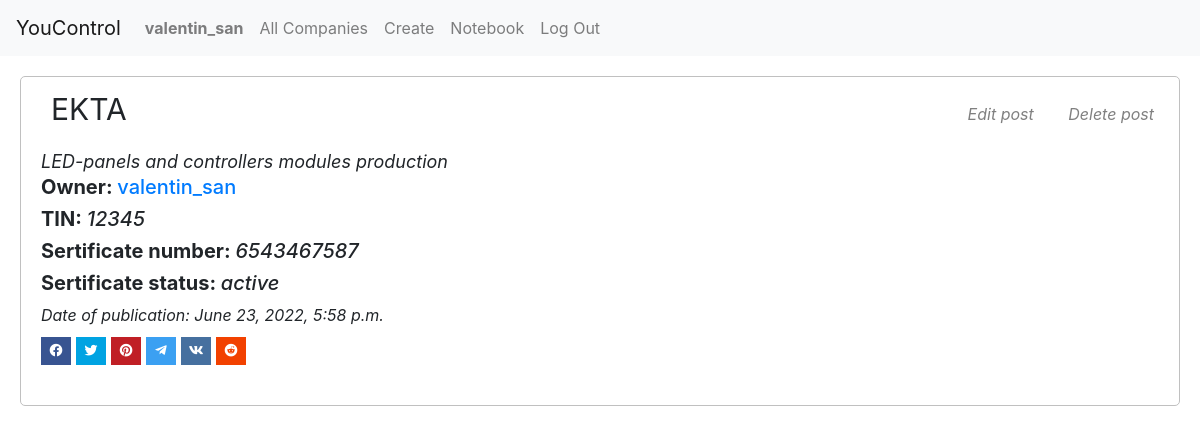
Screenshot of / (signed in) with the database file from the repository.
### YouControl/models.py (models this page shows, shortened)
class User(AbstractUser):
    fullname = models.CharField(max_length=128)
    tel_number = PhoneNumberField(unique = True, null = False, blank = False)
    def __str__(self):
        return f"{self.username}"

class Post(models.Model):
    post_author = models.ForeignKey(User, on_delete=models.CASCADE,
        related_name="creator")
    post_name = models.CharField(max_length=128)
    description = models.TextField()
    tin = models.IntegerField()
    sert_num = models.IntegerField()
    sert_status = models.CharField(max_length=16, default="active")
    post_date = models.DateTimeField(auto_now=True)
    likes = models.IntegerField(default=0)

### YouControl/views.py (the view)
# urls.py: path("", views.index, name="index"),
def index(request):
    posts = Post.objects.order_by("-post_date").all()
    paginator = Paginator(posts, 10) # Show 10 contacts per page.
    page_number = request.GET.get('page')
    page_obj = paginator.get_page(page_number)
    return render(request, "YouControl/index.html", {
        "posts": posts,
        "page_obj": page_obj
    })

### YouControl/templates/YouControl/index.html (shortened to what this page needs)
{% extends "YouControl/layout.html" %}
{% block body %}
    {% for post in page_obj %}
        <div id="post-{{ post.id }}" class="block">
            <div class="post-top">
                <div class="company-name" id="name-{{ post.id }}">
                    <p>{{post.post_name}}</p>
                </div>
                {% if post.post_author == user %}
                <div class="edit-page" id="edit-page-{{ post.id }}">
                    <button class="edit-btn btn" data-post="{{ post.id }}"><i>Edit post</i></button>
                    <button class="delete-btn btn" data-post="{{ post.id }}"><i>Delete post</i></button>
                </div>
                {% endif %}
            </div>
            <div class="post-bottom">
                <div class="content" id="description-{{ post.id }}">
                    <i>{{post.description}}</i>
                </div>
                {% if user.is_authenticated %}
                    <div class="content">
                        <h5><strong>Owner: </strong><a href="{% url 'profile' post.post_author.id %}">{{ post.post_author }}</a></h5>
                    </div>
                {% else %}
                    <div class="content">
                        <h5><strong>Owner: </strong>{{ post.post_author }}</h5>
                    </div>
                {% endif %}
                <div class="content">
                    <h5 id="tin-{{ post.id }}"><strong>TIN: </strong><i>{{post.tin}}</i></h5>
                </div>
                <div class="content">
                    <h5 id="sert_num-{{ post.id }}"><strong>Sertificate number: </strong><i>{{post.sert_num}}</i></h5>
                </div>
                <div class="content">
                    <h5 id="sert_status-{{ post.id }}"><strong>Sertificate status: </strong><i>{{post.sert_status}}</i></h5>
                </div>
                <div class="datetime">
                    <i>Date of publication: {{ post.post_date }}</i>
                </div>
                <b:if>
                    <div class='post-share'>
                        <ul class='share-links social social-color'>
                                <li class='facebook'><a class='facebook' data-height='650' data-width='550' expr:href='&quot;https://www.facebook.com/sharer.php?u=&quot; + data:post.url' onclick='window.open(this.href,&quot;popupwindow&quot;,&quot;status=0,height=500,width=500,resizable=0,top=50,left=100&quot;);return false;' rel='nofollow' target='_blank'><span/></a></li>
                                <li class='twitter'><a class='twitter' data-height='460' data-width='550' expr:href='&quot;https://twitter.com/share?url=&quot; + data:post.url + &quot;&amp;text=&quot; + data:post.title' onclick='window.open(this.href,&quot;popupwindow&quot;,&quot;status=0,height=500,width=500,resizable=0,top=50,left=100&quot;);return false;' rel='nofollow' target='_blank'><span/></a></li>
                                <li class='pinterest'><a class='pinterest' data-height='750' data-width='735' expr:href='&quot;https://www.pinterest.com/pin/create/button/?url=&quot; + data:post.url + &quot;&amp;media=&quot; + data:post.featuredImage + &quot;&amp;description=&quot; + data:post.title' onclick='window.open(this.href,&quot;popupwindow&quot;,&quot;status=0,height=500,width=500,resizable=0,top=50,left=100&quot;);return false;' rel='nofollow' target='_blank'><span/></a></li>
                                <li class='telegram'><a class='telegram' data-height='650' data-width='1000' expr:href='&quot;https://telegram.me/share/url?url=&quot; + data:blog.url' onclick='window.open(this.href,&quot;popupwindow&quot;,&quot;status=0,height=500,width=500,resizable=0,top=50,left=100&quot;);return false;' rel='nofollow' target='_blank' title='telegram'><span/></a></li>
                                <li class='vk'><a class='vk' data-height='650' data-width='650' expr:href='&quot;https://vk.com/share.php?mini=true&amp;amp;url=&quot; + data:post.url + &quot;&amp;amp;title=&quot; + data:post.title + &quot;&amp;amp;summary=&quot; + data:post.snippets' onclick='window.open(this.href, &apos;windowName&apos;, &apos;width=550, height=600, left=24, top=24, scrollbars, resizable&apos;); return false;' rel='nofollow' target='_blank' title='Vkontakte'><span/></a></li>
                                <li class='reddit'><a class='twitter' data-height='460' data-width='550' expr:href='&quot;https://www.reddit.com/submit?url=&quot; + data:post.url + &quot;&amp;resubmit=true&amp;title=&quot; + data:post.title + &quot;&quot;' onclick='window.open(this.href,&quot;popupwindow&quot;,&quot;status=0,height=500,width=500,resizable=0,top=50,left=100&quot;);return false;' rel='nofollow' target='_blank'><span/></a></li>
                        </ul>
                    </div>
                </b:if>
            </div>
        </div>
    {% endfor %}
    <div class="pagination">
        <nav aria-label="Page navigation example">
        </nav>
    </div>
{% endblock %}

### YouControl/templates/YouControl/layout.html (shortened to what this page needs)
{% load static %}
<!DOCTYPE html>
<html lang="en">
    <head>
        <link rel="stylesheet" href="https://stackpath.bootstrapcdn.com/bootstrap/4.4.1/css/bootstrap.min.css">
        <link rel="stylesheet" href="https://cdnjs.cloudflare.com/ajax/libs/font-awesome/4.7.0/css/font-awesome.min.css">
        <link href='https://use.fontawesome.com/releases/v5.8.2/css/all.css' rel='stylesheet'/>
        <link href="{% static 'YouControl/styles.css' %}" rel="stylesheet">
    </head>
    <body>
        <nav class="navbar navbar-expand-lg navbar-light bg-light">
            <a class="navbar-brand" href="#">YouControl</a>
            <div>
              <ul class="navbar-nav mr-auto">
                {% if user.is_authenticated %}
                    <li class="nav-item">
                        <a class="nav-link" href="{% url 'profile' user.id %}"><strong>{{ user.username }}</strong></a>
                    </li>
                {% endif %}
                <li class="nav-item">
                  <a class="nav-link" href="{% url 'index' %}">All Companies</a>
                </li>
                {% if user.is_authenticated %}
                    <li class="nav-item">
                        <a class="nav-link" href="{% url 'create' %}">Create</a>
                    </li>
                    <li class="nav-item">
                        <a class="nav-link" href="{% url 'following' %}">Notebook</a>
                    </li>
                    <li class="nav-item">
                        <a class="nav-link" href="{% url 'logout' %}">Log Out</a>
                    </li>
                {% endif %}
              </ul>
            </div>
          </nav>
        <div class="body">
            {% block body %}
            {% endblock %}
        </div>
    </body>
</html>

### YouControl/static/YouControl/styles.css (style rules this page uses)
.block { margin: 20px; padding: 10px; border: 1px solid silver; border-radius: 5px; }
.btn { margin: 10px; }
.post-top { display: flex; flex-direction: row; justify-content: space-between; }
.post-bottom { display: flex; flex-direction: column; margin: 0 10px 10px 10px; }
.company-name { font-size: 30px; margin: 0 20px 0 20px; }
.content { font-size: 18px; }
.edit-btn { background-color: white; color: gray; padding: 4px; border: 1px solid white; }
.delete-btn { background-color: white; color: gray; padding: 4px; border: 1px solid white; }
.pagination { margin: 20px; }
.social .telegram a:before { content: "\f3fe";font-family: 'Font Awesome 5 Brands'; }
.social .facebook a:before { content: "\f09a";font-family: 'Font Awesome 5 Brands'; }
.social .twitter a:before { content: "\f099";font-family: 'Font Awesome 5 Brands'; }
.social .pinterest a:before { content: "\f0d2";font-family: 'Font Awesome 5 Brands'; }
.social .vk a:before { content: "\f189";font-family: 'Font Awesome 5 Brands'; }
.social .reddit a:before { content: "\f1a1";font-family: 'Font Awesome 5 Brands'; }
ul.share-links.social.social-color { padding: 0px; }
li.telegram { background: #3ea9ff; }
.post-share { position:relative;overflow:hidden;line-height:0;margin:0 0 20px;margin-top:10px; }
.share-links li { width:30px;float:left;box-sizing:border-box;margin:0 5px 0 0;list-style: none; }
.share-links li a { float:left;display:inline-block;cursor:pointer;width:100%;height:28px;line-height:28px;color:#fff;font-weight:400;font-size:13px;text-align:center;box-sizing:border-box;opacity:1;margin:0;padding:0;transition:all .25s ease }
.share-links li a:before { float:left;display:block;width:30px;background-color:rgba(0,0,0,0.05);text-align:center;line-height:28px }
.social a:before { display:inline-block;font-family:&#39;Font Awesome 5 Brands&#39;;font-style:normal;font-weight:400 }
.social .facebook a:before { content:&quot;\f09a&quot; }
.social .twitter a:before { content:&quot;\f099&quot; }
.social .telegram a:before { content:&quot;\f3fe&quot; }
.social .vk a:before { content:&quot;\f189&quot; }
.social .pinterest a:before { content:&quot;\f0d2&quot; }
.social .reddit a:before { content:&quot;\f1a1&quot; }
.social-color .facebook a { background-color:#3b5999 }
.social-color .twitter a { background-color:#00acee }
.social-color .pinterest a { background-color:#ca2127 }
.social-color .vk a { background-color:#4a76a8 }
.social-color .reddit a { background-color:#ff4500 }

### rows the page displays
User: username "valentin_san"
Post: post_name "EKTA", description "LED-panels and controllers modules production", post_author "valentin_san", tin "12345", sert_num "6543467587", sert_status "active", post_date "June 23, 2022, 5:58 p.m."
